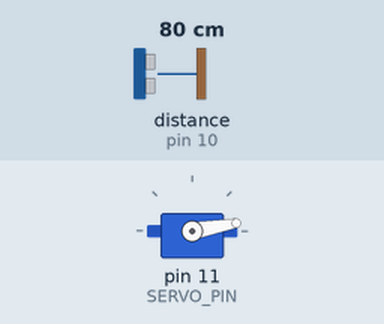
This sketch was run on a simulated Arduino Uno, built with avr-gcc and run on an emulated ATmega328P. Shown: servo. Wiring (inferred from the names in the program): ultrasonic range finder: trigger pin 9; echo pin 10. Inputs (shaded band) come from the test bench; at power-on: distance to the obstacle (sensor on pin 10) 80 cm. The echo pulse lasts 58.3 µs per cm.

Above: at 1.2 s.
1.3 s: distance to the obstacle (sensor on pin 10) set to 30 cm
2.8 s: distance to the obstacle (sensor on pin 10) set to 25 cm
At 3.9 s:
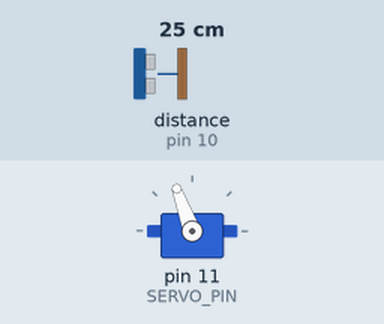
4.5 s: distance to the obstacle (sensor on pin 10) set to 120 cm
At 6.22 s:
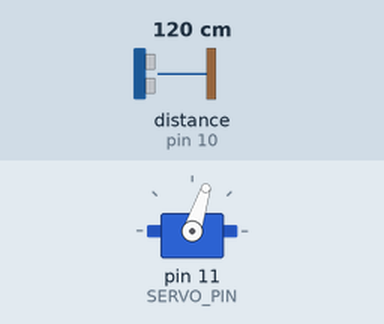
7.5 s: distance to the obstacle (sensor on pin 10) set to 2 cm
At 8.8 s:
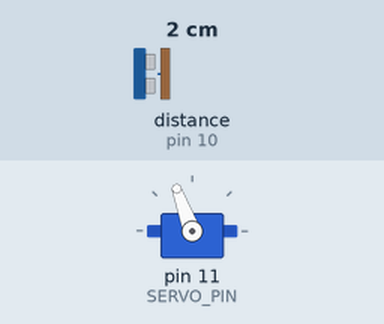
9.2 s: distance to the obstacle (sensor on pin 10) set to 299 cm
At 11.17 s:
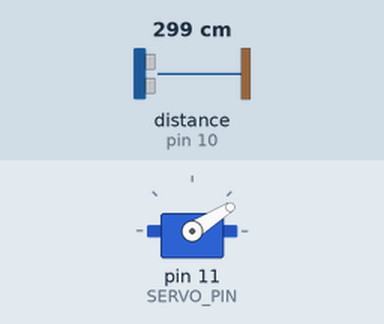
12.2 s: distance to the obstacle (sensor on pin 10) set to 4 cm
At 13.7 s:
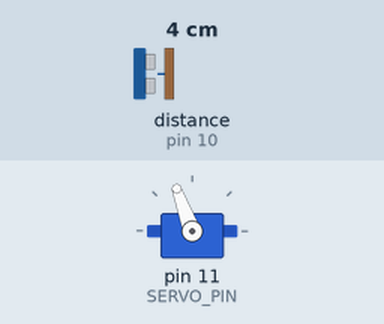
Timing chart, 0 to 14.9 s (numbered marks = the images above; inputs shaded):
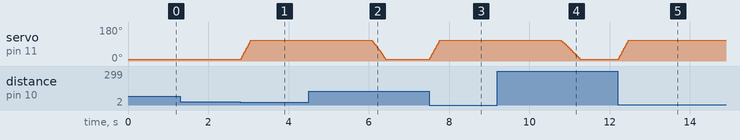

The sketch:

Dustbin_project.ino
```cpp
#include <Servo.h>

const int TRIG_PIN = 9;
const int ECHO_PIN = 10;
const int SERVO_PIN = 11;

const int TRIGGER_DISTANCE = 25; // Distance in cm
const int OPEN_ANGLE = 110;      // Increased angle to ensure full opening
const int CLOSE_ANGLE = 10;      // Slight offset to prevent mechanical strain
const int STEP_DELAY = 5;        // MUCH LOWER DELAY = WAY FASTER MOVEMENT
const long HOLD_TIME = 3000;     // 3 seconds hold

Servo binServo;
int currentAngle = CLOSE_ANGLE;

void setup() {
  pinMode(TRIG_PIN, OUTPUT);
  pinMode(ECHO_PIN, INPUT);
  binServo.attach(SERVO_PIN);
  binServo.write(currentAngle);
  Serial.begin(9600);
}

void loop() {
  if (getDistance() <= TRIGGER_DISTANCE) {
    openLidSlowly();
    delay(HOLD_TIME);
    closeLidWithInterrupt();
  }
}

long getDistance() {
  digitalWrite(TRIG_PIN, LOW);
  delayMicroseconds(2);
  digitalWrite(TRIG_PIN, HIGH);
  delayMicroseconds(10);
  digitalWrite(TRIG_PIN, LOW);

  long duration = pulseIn(ECHO_PIN, HIGH, 20000); // 20ms timeout prevents freezing if sensor misses echo
  if (duration == 0) return 999;                 // Return safe high distance if sensor glitches

  return duration * 0.034 / 2;
}

void openLidSlowly() {
  for (int pos = currentAngle; pos <= OPEN_ANGLE; pos += 2) { // Increments by 2 for faster speed
    binServo.write(pos);
    currentAngle = pos;
    delay(STEP_DELAY);
  }
}

void closeLidWithInterrupt() {
  int checkCounter = 0;
  for (int pos = currentAngle; pos >= CLOSE_ANGLE; pos -= 2) { // Decrements by 2 for faster speed

    // Check distance every 4 steps to keep servo motion smooth and fast
    if (checkCounter++ % 4 == 0) {
      if (getDistance() <= TRIGGER_DISTANCE) {
        openLidSlowly();
        delay(HOLD_TIME);
        pos = OPEN_ANGLE;
        continue;
      }
    }

    binServo.write(pos);
    currentAngle = pos;
    delay(STEP_DELAY);
  }
}
```

Measured:
- the behaviour switches between 27 and 26 cm on distance to the obstacle (sensor on pin 10) (found by bisection; images 0 and 1)
- after the input at 1.3 s, every drawn part: stays the same
- after the input at 2.8 s, servo on pin 11 (SERVO_PIN): moves from 10° to 110° over 0.25 s, starting at once
- after the input at 4.5 s, servo on pin 11 (SERVO_PIN): moves from 110° to 10° over 0.34 s, starting after 1.6 s
- after the input at 7.5 s, servo on pin 11 (SERVO_PIN): moves from 10° to 110° over 0.25 s, starting at once
- after the input at 9.2 s, servo on pin 11 (SERVO_PIN): moves from 110° to 10° over 0.46 s, starting after 1.6 s
- after the input at 12.2 s, servo on pin 11 (SERVO_PIN): moves from 10° to 110° over 0.25 s, starting at once
